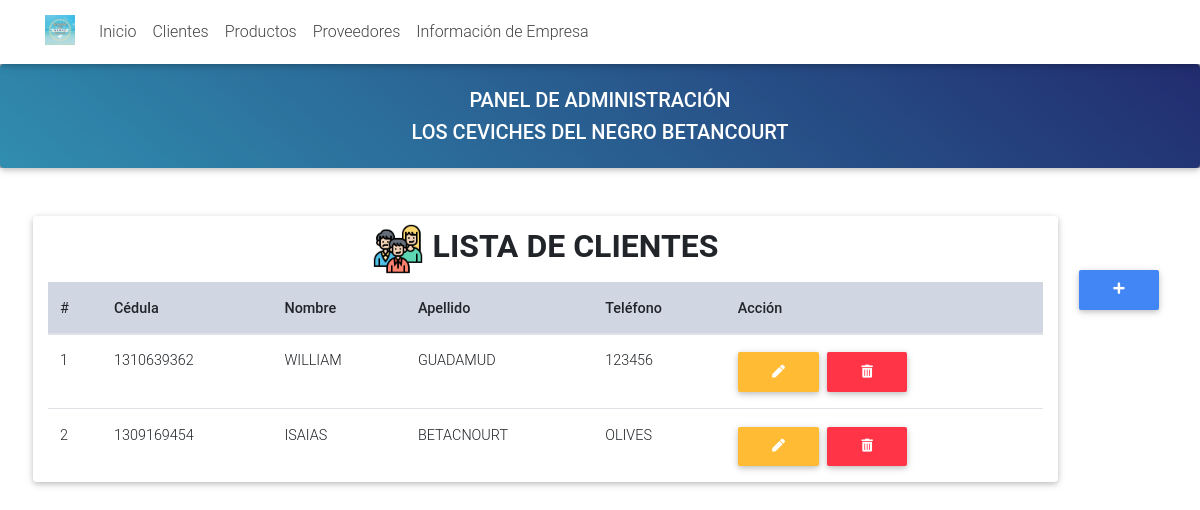
Screenshot of /admin/clientes.php with the database file from the repository.
### tables this page shows
CREATE TABLE `clientes` (
  `id_cliente` int(11) NOT NULL,
  `cedula_cliente` varchar(15) DEFAULT NULL,
  `nombre_cliente` varchar(40) DEFAULT NULL,
  `apellido_cliente` varchar(40) DEFAULT NULL,
  `telefono_cliente` varchar(10) NOT NULL
);

### admin/clientes.php (the view, shortened to what this page needs)
<?php
include "header.php";
include "../db.php";
?>
<div class="row mt-5">
<div class="col-md-10 ml-5  z-depth-1 rounded">
<h2 class="h2 text-center font-weight-bold mt-2 mb-2"><img src="../img/clientes.png" style="height:50px;margin-right:10px">LISTA DE  CLIENTES</h2>
  <section class="dark-grey-text">
    <div class="table-responsive">
      <table class="table product-table mb-0">
        <thead class="mdb-color lighten-5">
          <tr>
            <th>#</th>
            <th class="font-weight-bold">
              <strong>Cédula</strong>
            </th>
            <th class="font-weight-bold">
              <strong>Nombre</strong>
            </th>
            <th class="font-weight-bold">
              <strong>Apellido</strong>
            </th>
            <th class="font-weight-bold">
              <strong>Teléfono</strong>
            </th>
            <th class="font-weight-bold">
              <strong>Acción</strong>
            </th>
          </tr>
        </thead>
        <tbody>
<?php
$c=0;
$query = "SELECT * from clientes ";
$resultados = mysqli_query($conn, $query);
while($row = mysqli_fetch_assoc($resultados)) {
$c=$c+1;
?>
<tr>
    <td><?php echo $c; ?></td>
    <td class="text-uppercase"><?php echo $row['cedula_cliente']; ?></td>
    <td class="text-uppercase"><?php echo $row['nombre_cliente']; ?></td>
    <td class="text-uppercase"><?php echo $row['apellido_cliente']; ?></td>
    <td class="text-uppercase"><?php echo $row['telefono_cliente']; ?></td>
    <td>
    <a href="editar_cliente.php?id=<?php echo $row['id_cliente'];  ?>" type="button" class="btn btn-warning mr-2"><i class="fas fa-pen"></i></button>
    <a href="eliminar_cliente.php?id=<?php echo $row['id_cliente'];  ?>" type="button" class="btn btn-danger"><i class="fas fa-trash-alt"></i></button>
    </td>
</tr>
<?php } ?>
        </tbody>
      </table>
    </div>
  </section>
</div>
    <div class="col-md-1 mt-5">
        <a class="btn btn-primary div-fixed" data-toggle="modal" data-target="#modalContactForm"><i class="fas fa-plus"></i></a>
    </div>
</div>

### admin/clientes.php (style rules this page uses)
.div-fixed { position: fixed; text-align: center; word-wrap: break-word; }

### rows the page displays
clientes: cedula_cliente "1310639362", nombre_cliente "WILLIAM", apellido_cliente "GUADAMUD", telefono_cliente "123456"
clientes: cedula_cliente "1309169454", nombre_cliente "ISAIAS", apellido_cliente "BETACNOURT", telefono_cliente "OLIVES"
